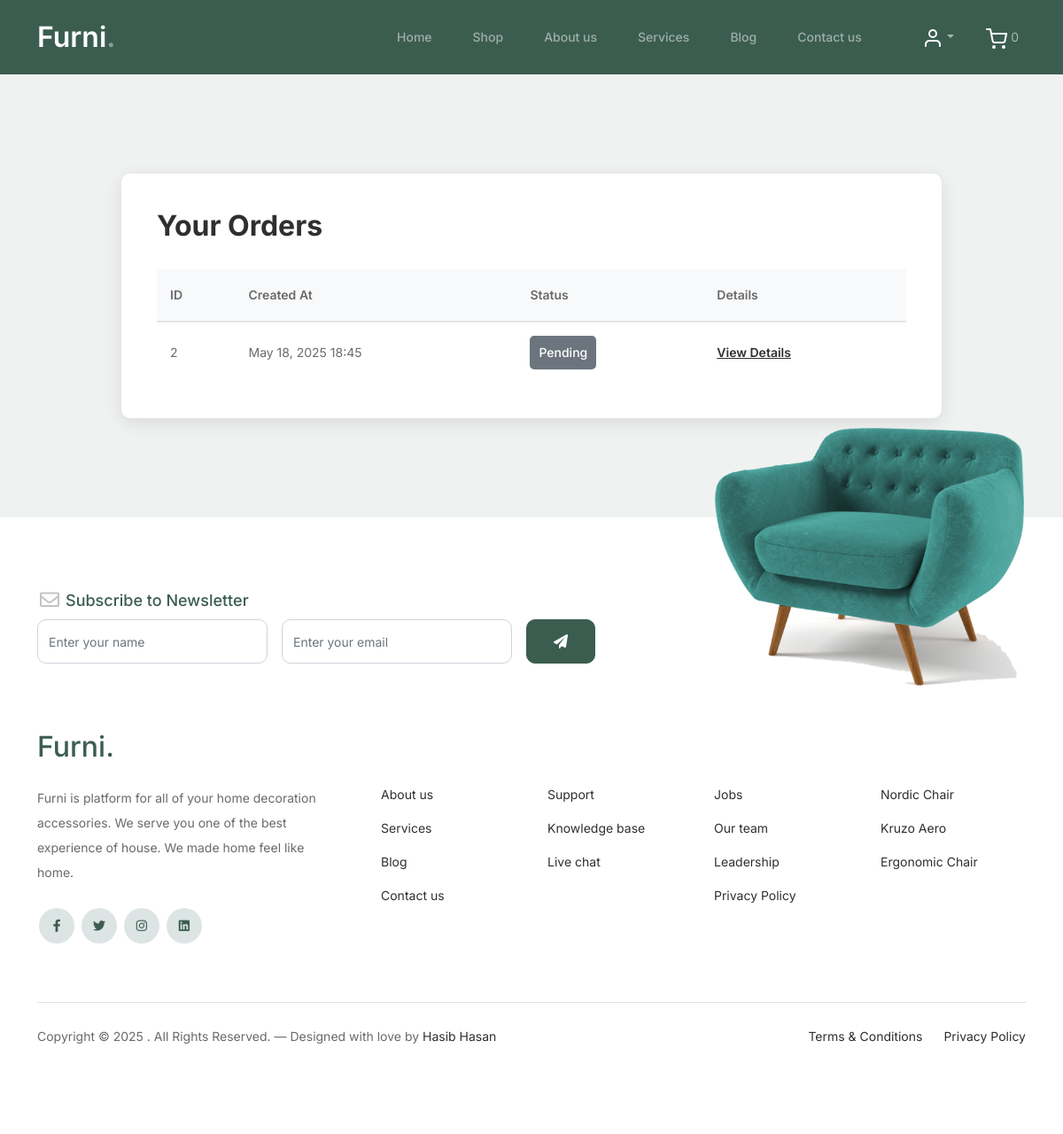
Page /shop/orders/ (signed in) on the earlier database version.
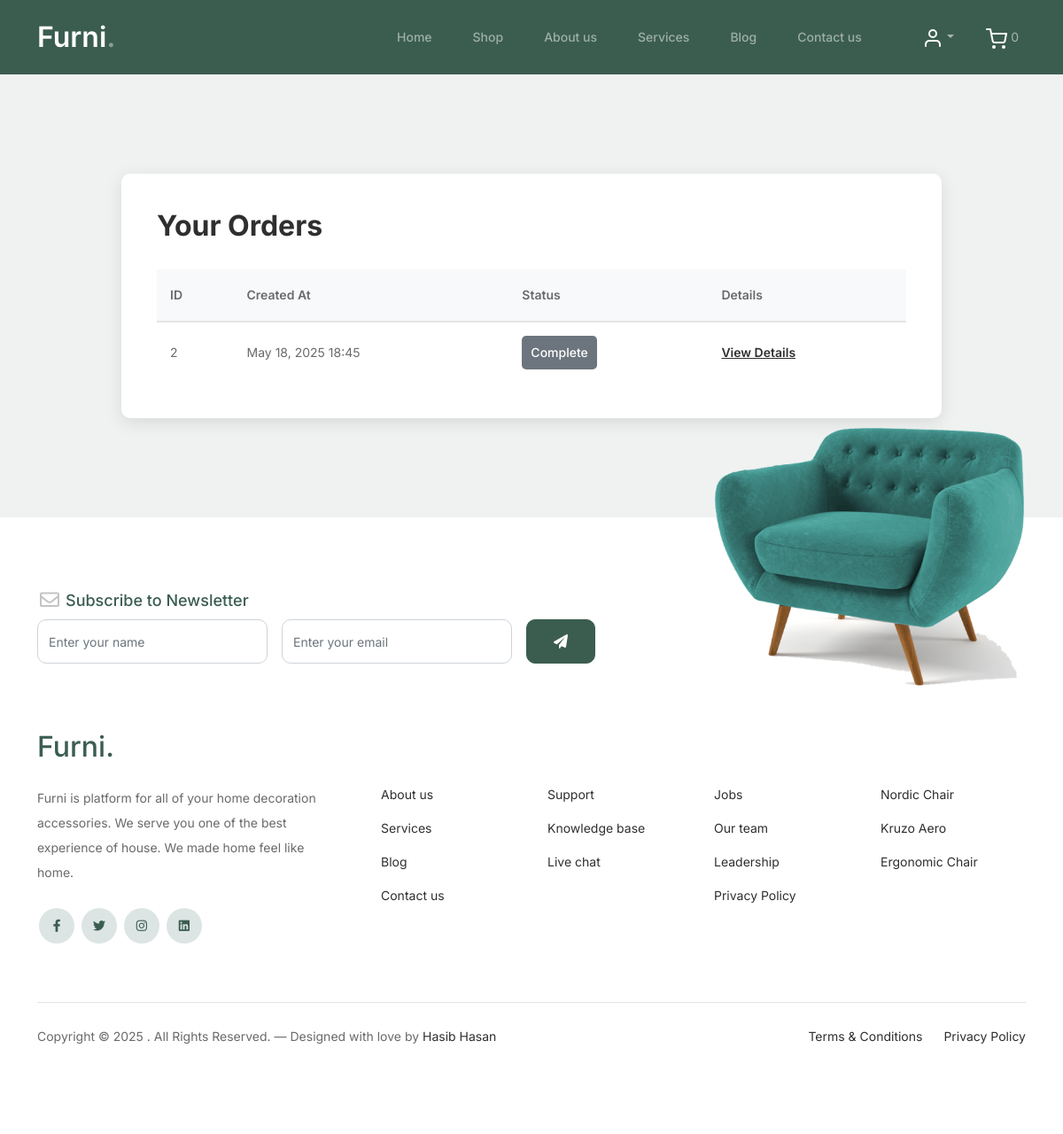
Same page on the later database version.
### Shop/models.py (models this page shows, shortened)
class Order(models.Model):
    STATUS_CHOICES = [
        ('Pending', 'Pending'),
        ('Complete', 'Complete'),
        ('Cancel', 'Cancel'),
    ]
    PAYMENT_CHOICES = [
        ('Cash On Delivery', 'Cash On Delivery'),
        ('Online Payment', 'Online Payment')
    ]
    user = models.ForeignKey(User, on_delete=models.CASCADE)
    billing_address = models.CharField(max_length=255, default="Dhaka")
    name = models.CharField(max_length=100, default="Unknown")
    email = models.EmailField(default="@gmail.com")
    phone = models.CharField(max_length=15, default="+8801")
    note = models.TextField(blank=True)
    total_price = models.DecimalField(max_digits=10, decimal_places=2, default="0")
    payment_method = models.CharField(max_length=50, choices=PAYMENT_CHOICES, default='Cash On Delivery')
    created_at = models.DateTimeField(auto_now_add=True)
    status = models.CharField(max_length=10, choices=STATUS_CHOICES, default='Pending')

### Shop/views.py (the view)
# urls.py: path('orders/', views.user_orders, name='user_orders'),
@login_required
def user_orders(request):
    orders = Order.objects.filter(user=request.user).order_by('-created_at')
    return render(request, 'order_list.html', {'orders': orders})

### Shop/templates/order_list.html (shortened to what this page needs)
{% extends "base.html" %}
{% load static %}
{% block body %}
  <body>
    <div class="orders-section">
      <div class="container">
        <div class="row justify-content-center">
          <div class="col-lg-10">
            <div class="orders-wrap">
              <h2>Your Orders</h2>
              {% if orders %}
              <div class="table-responsive">
                <table class="order-table">
                  <thead>
                    <tr>
                      <th>ID</th>
                      <th>Created At</th>
                      <th>Status</th>
                      <th>Details</th>
                    </tr>
                  </thead>
                  <tbody>
                    {% for order in orders %}
                    <tr>
                      <td>{{ order.id }}</td>
                      <td>{{ order.created_at|date:"M d, Y H:i" }}</td>
                      <td>
                        <span class="status-badge
                          {% if order.status == 'Completed' %}status-completed
                          {% elif order.status == 'Processing' %}status-processing
                          {% elif order.status == 'Cancelled' %}status-cancelled
                          {% else %}status-default{% endif %}">
                          {{ order.status }}
                        </span>
                      </td>
                      <td>
                        <a href="{% url 'order_detail' order.id %}" class="view-link">View Details</a>
                      </td>
                    </tr>
                    {% endfor %}
                  </tbody>
                </table>
              </div>
              {% else %}
              <div class="empty-orders">
                <p>No orders found.</p>
                <a href="{% url 'shop' %}" class="btn-cs btn">Continue Shopping</a>
              </div>
              {% endif %}
            </div>
          </div>
        </div>
      </div>
    </div>
  </body>
{% endblock %}

Differences in the rows shown:
changed Order id 2: status "Pending" → "Complete"
